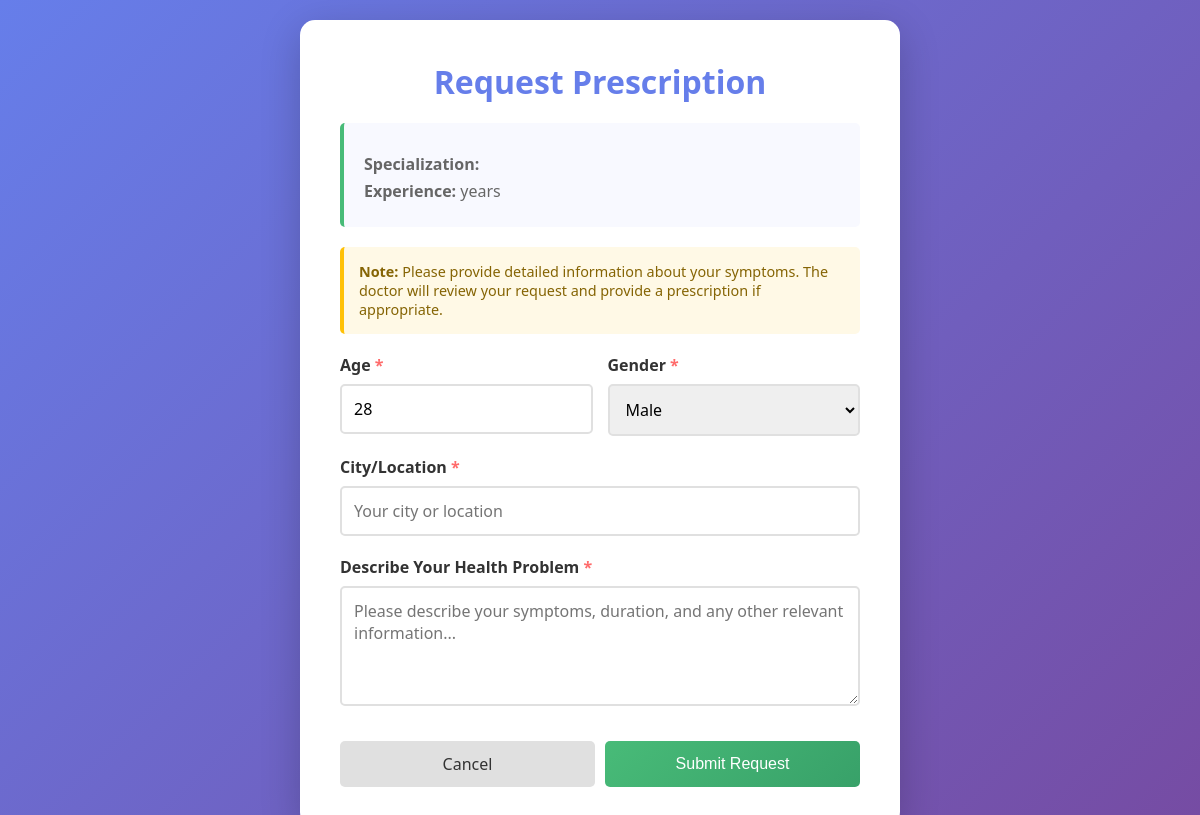
The page /request-prescription/6 (signed in) on the database as committed earlier.
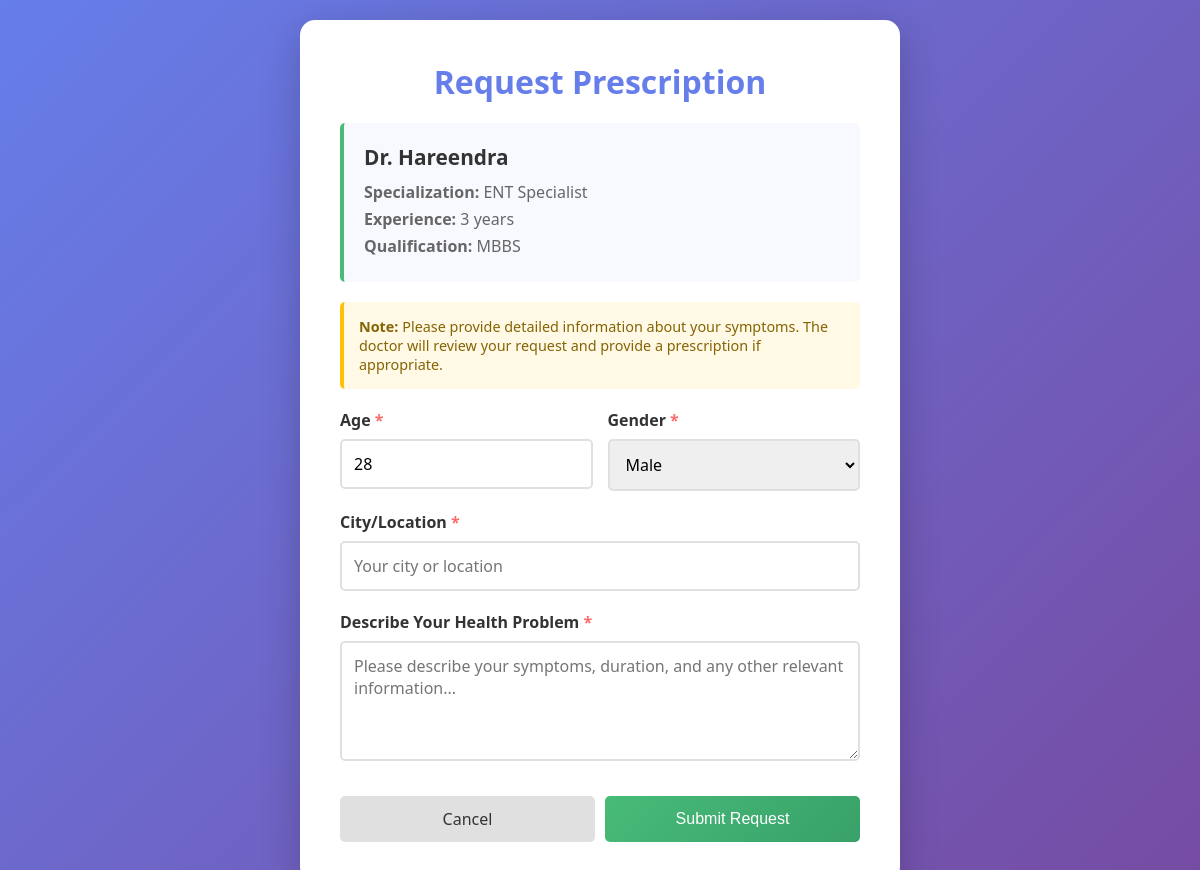
The same page on the database as committed later.
### tables this page shows
CREATE TABLE doctors (
            id INTEGER PRIMARY KEY AUTOINCREMENT,
            username TEXT UNIQUE NOT NULL,
            password TEXT NOT NULL,
            full_name TEXT NOT NULL,
            specialization TEXT NOT NULL,
            email TEXT,
            phone TEXT,
            experience_years INTEGER,
            qualification TEXT,
            consultation_fee REAL,
            available BOOLEAN DEFAULT 1,
            created_at TIMESTAMP DEFAULT CURRENT_TIMESTAMP
        );

### app.py (the view, shortened to what this page needs)
@app.route('/request-prescription/<int:doctor_id>', methods=['GET', 'POST'])
@login_required
def request_prescription(doctor_id):
    doctor = db.get_doctor_by_id(doctor_id)
    user_id = session.get('user_id')
    user = db.get_user_by_username(session.get('username'))
    return render_template('request_prescription.html', doctor=doctor, user=user)

### app.py (called while the page is built)
def login_required(f):
    @wraps(f)
    def decorated_function(*args, **kwargs):
        if 'user_id' not in session:
            flash('Please login to access this page.', 'error')
            return redirect(url_for('login'))
        return f(*args, **kwargs)
    return decorated_function

### database.py (called while the page is built)
def get_db_connection():
    conn = sqlite3.connect(DATABASE)
    conn.row_factory = sqlite3.Row
    return conn

def get_user_by_username(username):
    conn = get_db_connection()
    user = conn.execute('SELECT * FROM users WHERE username = ?', (username,)).fetchone()
    conn.close()
    return user

def get_doctor_by_id(doctor_id):
    conn = get_db_connection()
    doctor = conn.execute('SELECT * FROM doctors WHERE id = ?', (doctor_id,)).fetchone()
    conn.close()
    return doctor

### templates/request_prescription.html (shortened to what this page needs)
<!DOCTYPE html>
<html lang="en">
<head>
</head>
<body>
  <div class="container">
    <h1>Request Prescription</h1>
    <div class="doctor-info">
      <h2>{{ doctor.full_name }}</h2>
      <p><strong>Specialization:</strong> {{ doctor.specialization }}</p>
      <p><strong>Experience:</strong> {{ doctor.experience_years }} years</p>
      {% if doctor.qualification %}
        <p><strong>Qualification:</strong> {{ doctor.qualification }}</p>
      {% endif %}
    </div>
    <div class="info-box">
      <strong>Note:</strong> Please provide detailed information about your symptoms. The doctor will review your request and provide a prescription if appropriate.
    </div>
    <form method="POST">
      <div class="form-row">
        <div class="form-group">
          <label>Age <span class="required">*</span></label>
          <input type="number" name="age" placeholder="Your age" required min="1" max="150" value="{{ user.age if user.age }}">
        </div>
        <div class="form-group">
          <label>Gender <span class="required">*</span></label>
          <select name="gender" required>
            <option value="Male" {% if user.gender == 'Male' %}selected{% endif %}>Male</option>
          </select>
        </div>
      </div>
      <div class="form-group">
        <label>City/Location <span class="required">*</span></label>
        <input type="text" name="city" placeholder="Your city or location" required>
      </div>
      <div class="form-group">
        <label>Describe Your Health Problem <span class="required">*</span></label>
        <textarea name="problem" placeholder="Please describe your symptoms, duration, and any other relevant information..." required></textarea>
      </div>
      <div class="btn-group">
        <a href="{{ url_for('user_dashboard') }}" class="btn btn-secondary">Cancel</a>
        <button type="submit" class="btn btn-primary">Submit Request</button>
      </div>
    </form>
  </div>
</body>
</html>

Rows that differ between the two databases and show on the page:
added doctors: full_name "Dr. Hareendra", specialization "ENT Specialist", experience_years "3", qualification "MBBS"
Other text that changed with them:
text now shown: "Qualification:"
